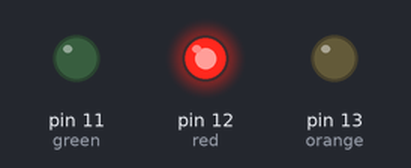
The sketch below on a simulated Arduino Uno, built with avr-gcc and run on an emulated ATmega328P. Shown: output pins drawn as LEDs (lit = HIGH).

Above: at 0.5 s.
At 1.5 s:
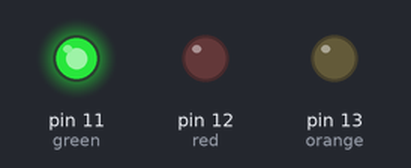
At 5.5 s:
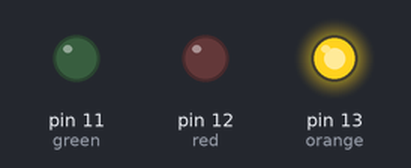
Timing chart, 0 to 6.9 s (numbered marks = the images above):
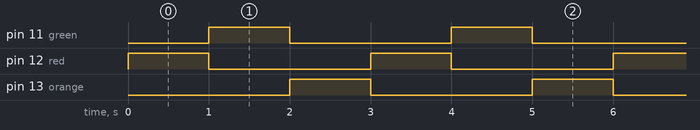

The sketch:

Semaforo.ino
```cpp
// Definição das portas dos LEDs
int orange = 13;
int green = 11;
int red = 12;

//Função onde é definido o tipo das portas e outros dados imutaveis
void setup() {
  pinMode(orange, OUTPUT);
  pinMode(green, OUTPUT);
  pinMode(red, OUTPUT);
}

// Função principal
void loop() {
    //Ligando somente o LED vermelho e desligando os outros LEDs
    digitalWrite(red, HIGH);
    digitalWrite(green, LOW);
    digitalWrite(orange, LOW);
    // Aguardando 1000ms antes de executar as proximas linhas
    delay(1000);
    //Ligando somente o LED verde e desligando os outros LEDs
    digitalWrite(red, LOW);
    digitalWrite(green, HIGH);
    digitalWrite(orange, LOW);
    // Aguardando 1000ms antes de executar as proximas linhas
    delay(1000);
    //Ligando somente o LED laranja e desligando os outros LEDs
    digitalWrite(red, LOW);
    digitalWrite(green, LOW);
    digitalWrite(orange, HIGH);
    // Aguardando 1000ms antes de executar as proximas linhas
    delay(1000);
}
```

Measured:
- by itself, pin 11 (green), pin 12 (red), pin 13 (orange): alternates HIGH for 1.0 s and LOW for 2.0 s
- by itself, everything shown: repeats every 3.0 s, in 3 steps
